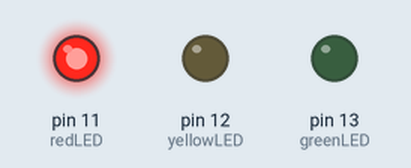
This sketch was run on a simulated Arduino Uno, built with avr-gcc and run on an emulated ATmega328P. Shown: output pins drawn as LEDs (lit = HIGH).

Above: at 2.5 s.
At 5.7 s:
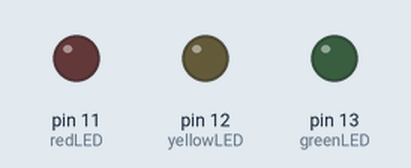
At 6.2 s:
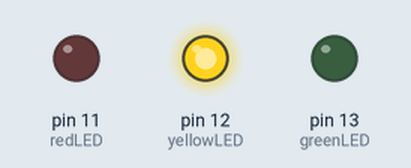
At 10.0 s:
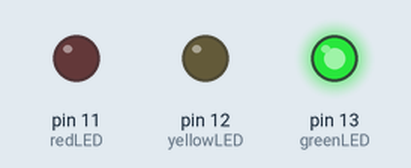
Timing chart, 0 to 17.6 s (numbered marks = the images above):
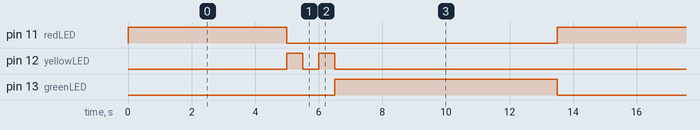

The sketch:

4_4______.ino
```cpp
// 변수 이용해 처리하는 것이 좋음.
int redLED = 11;
int yellowLED = 12;
int greenLED = 13;

void setup() {
  pinMode(redLED,OUTPUT);
  pinMode(yellowLED,OUTPUT);
  pinMode(greenLED,OUTPUT);
}

void loop() {
  digitalWrite(redLED,HIGH);
  delay(5000);
  digitalWrite(redLED, LOW);
  digitalWrite(yellowLED, HIGH);
  delay(500);
  digitalWrite(yellowLED, LOW);
  delay(500);
  digitalWrite(yellowLED, HIGH);
  delay(500);
  digitalWrite(yellowLED, LOW);
  digitalWrite(greenLED, HIGH);
  delay(7000);
  digitalWrite(greenLED, LOW);
}
```

Measured:
- by itself, pin 11 (redLED): alternates HIGH for 5.0 s and LOW for 8.5 s
- by itself, pin 12 (yellowLED): repeats every 13.5 s: LOW 0.50 s, HIGH 0.50 s, LOW 12.0 s, HIGH 0.50 s
- by itself, pin 13 (greenLED): alternates HIGH for 7.0 s and LOW for 6.5 s
